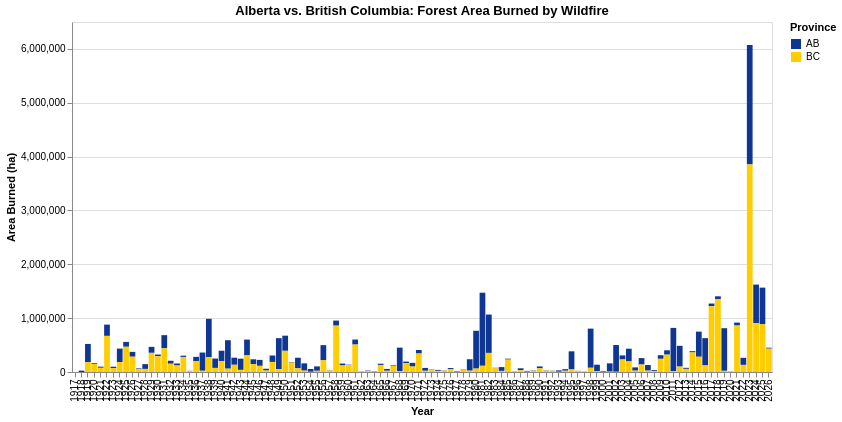

Write notebook code for a chart like this one.
### Markdown cell above
## 2. Alberta vs. British Columbia

Stacked yearly area burned for both provinces, through the current season year-to-date (BC data begins in 1917/1918).

### Code cell
charts.ab_bc_chart(df_ab_yearly, df_bc_yearly)

### Figure 1 — Vega-Lite specification as saved in the notebook (floating-point values rounded to 4 significant figures; data arrays with more than 128 entries replaced by an {"elided": "..."} marker saying what was removed)
{"config": {"view": {"continuousWidth": 300, "continuousHeight": 300}}, "data": {"name": "data-b436614801ef49bb815b0b996a7759af"}, "mark": {"type": "bar"}, "encoding": {"color": {"field": "Province", "scale": {"domain": ["AB", "BC"], "range": ["#0e3692", "#ffcd00"]}, "type": "nominal"}, "opacity": {"condition": {"param": "param_5b9f8d0ca0ff1ec3", "value": 1}, "value": 0.15}, "tooltip": [{"field": "Province", "type": "nominal"}, {"field": "Year", "type": "ordinal"}, {"field": "Area", "format": ",.0f", "title": "Area (ha)", "type": "quantitative"}], "x": {"field": "Year", "title": "Year", "type": "ordinal"}, "y": {"axis": {"format": ",.0f"}, "field": "Area", "stack": "zero", "title": "Area Burned (ha)", "type": "quantitative"}}, "height": 350, "params": [{"name": "param_5b9f8d0ca0ff1ec3", "select": {"type": "point", "fields": ["Province"]}, "bind": "legend"}], "title": "Alberta vs. British Columbia: Forest Area Burned by Wildfire", "width": 700, "$schema": "https://vega.github.io/schema/vega-lite/v6.4.1.json", "datasets": {"data-b436614801ef49bb815b0b996a7759af": {"elided": "219 records"}}}
